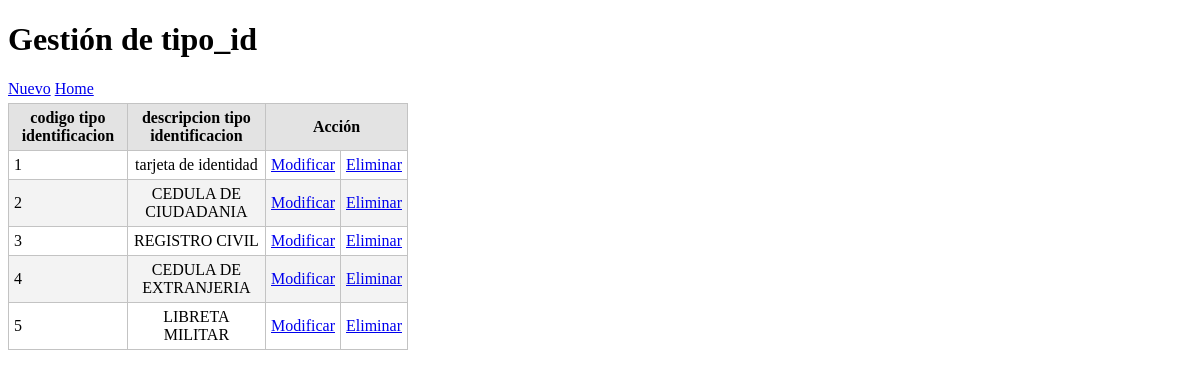
Page /tipo_id/index.php on the committed database.
### tables this page shows
CREATE TABLE IF NOT EXISTS `tipo_id` (
  `cod_tipo_id` varchar(20) NOT NULL,
  `desc_tipo_id` varchar(60) DEFAULT NULL,
  `siglas` varchar(10) DEFAULT NULL,
  PRIMARY KEY (`cod_tipo_id`)
);

### tipo_id/view/viewClass.php (called while the page is built, shortened)
<?php
class  viewCLass{
	static public function renderHTML($view, $args = NULL){
	include_once 'template/'.$view;
	}
}
?>

### librerias/dataBaseClass.php (called while the page is built, shortened)
<?php
class dataBaseClass {
  static private $host = 'localhost';
  static private $port = 3306,
          $dbname = 'bd_dersercion',
          $user = 'root',
          $password = '',
          $driver = 'mysql',
          $instance = NULL;
  static public function getInstance() {
    return self::$instance;
  }
  static private function connect() {
    try {
      $dsn = self::$driver
              . ':host='. self::$host
              . ';port=' . self::$port
              . ';dbname=' . self::$dbname;
      self::$instance = new PDO($dsn, self::$user, self::$password);
      return true;
    } catch (PDOException $e) {
      echo $e->getMessage();
    }
  }
}

### tipo_id/model/modelClass.php (called while the page is built, shortened)
<?php
class modelClass {
    static public function getAll() {
        try {
            $sql = 'SELECT * from tipo_id ';
            return dataBaseClass::getinstance()->query($sql)->fetchAll(PDO::FETCH_ASSOC);
        } catch (PDOException $e) {
            return $e;
        }
    }
}
?>

### tipo_id/view/template/index.php (the view, shortened to what this page needs)
<!DOCTYPE html>
<html lang="es">
  <head>
   <link rel="stylesheet" media="screen" href="css/main.css">
  </head>
  <body>
    <h1>Gestión de tipo_id</h1>
    <div id="lnkNuevo">
      <a href="index.php?action=create">Nuevo</a>
      <td><a href="/mitaller" title="Regresar al inicio">Home</a></td>
    </div>
    <table id="tblContenido">
      <thead>
        <tr>
          <th>codigo tipo identificacion</th>
          <th>descripcion tipo identificacion</th>
          <th colspan="2">Acción</th>
        </tr>
      </thead>
      <tbody>
        <?php foreach ($datos as $row): ?>
        <tr>
         <td><?php echo $row['cod_tipo_id']; ?></td>
         <td><?php echo $row['desc_tipo_id']; ?></td>
         <td><a href="index.php?action=update&amp;id=<?php echo $row['cod_tipo_id'] ?>">Modificar</a></td>
         <td><a  href="index.php?action=delete&amp;id=<?php echo $row['cod_tipo_id'] ?>">Eliminar</a></td>
       </tr>
        <?php endforeach ?>
      </tbody>
    </table>
  </body>
</html>

### tipo_id/css/main.css (style rules this page uses)
#lnkNuevo { margin-bottom: 5px; }
#tblContenido { border: solid #c3c3c3 1px; width: 400px; border-spacing: 0px; border-collapse: collapse; }
#tblContenido thead tr th { background-color: #e3e3e3; }
#tblContenido tbody tr td, #tblContenido thead tr th { margin: 0px; padding: 0px; border: solid #c3c3c3 1px; padding: 5px; }
#tblContenido tbody tr:nth-child(2n) { background-color: #f3f3f3; }
#tblContenido tbody tr td:last-child, #tblContenido tbody tr td:nth-child(2) { text-align: center; }

### rows in the picture
tipo_id: cod_tipo_id "1", desc_tipo "tarjeta de identidad"
tipo_id: cod_tipo_id "2", desc_tipo "CEDULA DE CIUDADANIA"
tipo_id: cod_tipo_id "3", desc_tipo "REGISTRO CIVIL"
tipo_id: cod_tipo_id "4", desc_tipo "CEDULA DE EXTRANJERIA"
tipo_id: cod_tipo_id "5", desc_tipo "LIBRETA MILITAR"
